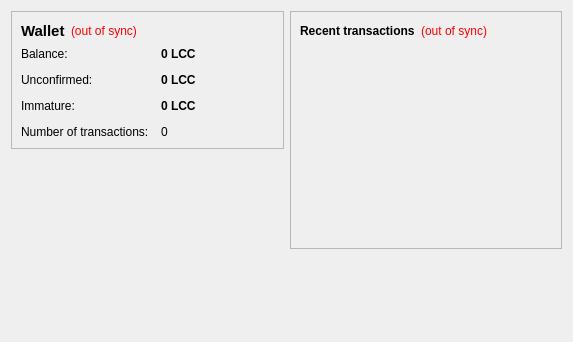
<?xml version="1.0" encoding="UTF-8"?>
<ui version="4.0">
 <class>OverviewPage</class>
 <widget class="QWidget" name="OverviewPage">
  <property name="geometry">
   <rect>
    <x>0</x>
    <y>0</y>
    <width>573</width>
    <height>342</height>
   </rect>
  </property>
  <property name="windowTitle">
   <string>Form</string>
  </property>
  <layout class="QHBoxLayout" name="horizontalLayout" stretch="1,1">
   <item>
    <layout class="QVBoxLayout" name="verticalLayout_2">
     <item>
      <widget class="QFrame" name="frame">
       <property name="frameShape">
        <enum>QFrame::StyledPanel</enum>
       </property>
       <property name="frameShadow">
        <enum>QFrame::Raised</enum>
       </property>
       <layout class="QVBoxLayout" name="verticalLayout_4">
        <item>
         <layout class="QHBoxLayout" name="horizontalLayout_4">
          <item>
           <widget class="QLabel" name="label_5">
            <property name="font">
             <font>
              <pointsize>11</pointsize>
              <weight>75</weight>
              <bold>true</bold>
             </font>
            </property>
            <property name="text">
             <string>Wallet</string>
            </property>
           </widget>
          </item>
          <item>
           <widget class="QLabel" name="labelWalletStatus">
            <property name="toolTip">
             <string>The displayed information may be out of date. Your wallet automatically synchronizes with the Lacecoin network after a connection is established, but this process has not completed yet.</string>
            </property>
            <property name="styleSheet">
             <string notr="true">QLabel { color: red; }</string>
            </property>
            <property name="text">
             <string notr="true">(out of sync)</string>
            </property>
            <property name="alignment">
             <set>Qt::AlignLeading|Qt::AlignLeft|Qt::AlignVCenter</set>
            </property>
           </widget>
          </item>
          <item>
           <spacer name="horizontalSpacer_2">
            <property name="orientation">
             <enum>Qt::Horizontal</enum>
            </property>
            <property name="sizeHint" stdset="0">
             <size>
              <width>40</width>
              <height>20</height>
             </size>
            </property>
           </spacer>
          </item>
         </layout>
        </item>
        <item>
         <layout class="QFormLayout" name="formLayout_2">
          <property name="fieldGrowthPolicy">
           <enum>QFormLayout::AllNonFixedFieldsGrow</enum>
          </property>
          <property name="horizontalSpacing">
           <number>12</number>
          </property>
          <property name="verticalSpacing">
           <number>12</number>
          </property>
          <item row="0" column="0">
           <widget class="QLabel" name="label">
            <property name="text">
             <string>Balance:</string>
            </property>
           </widget>
          </item>
          <item row="0" column="1">
           <widget class="QLabel" name="labelBalance">
            <property name="font">
             <font>
              <weight>75</weight>
              <bold>true</bold>
             </font>
            </property>
            <property name="cursor">
             <cursorShape>IBeamCursor</cursorShape>
            </property>
            <property name="toolTip">
             <string>Your current balance</string>
            </property>
            <property name="text">
             <string notr="true">0 LCC</string>
            </property>
            <property name="textInteractionFlags">
             <set>Qt::LinksAccessibleByMouse|Qt::TextSelectableByKeyboard|Qt::TextSelectableByMouse</set>
            </property>
           </widget>
          </item>
          <item row="1" column="0">
           <widget class="QLabel" name="label_3">
            <property name="text">
             <string>Unconfirmed:</string>
            </property>
           </widget>
          </item>
          <item row="1" column="1">
           <widget class="QLabel" name="labelUnconfirmed">
            <property name="font">
             <font>
              <weight>75</weight>
              <bold>true</bold>
             </font>
            </property>
            <property name="cursor">
             <cursorShape>IBeamCursor</cursorShape>
            </property>
            <property name="toolTip">
             <string>Total of transactions that have yet to be confirmed, and do not yet count toward the current balance</string>
            </property>
            <property name="text">
             <string notr="true">0 LCC</string>
            </property>
            <property name="textInteractionFlags">
             <set>Qt::LinksAccessibleByMouse|Qt::TextSelectableByKeyboard|Qt::TextSelectableByMouse</set>
            </property>
           </widget>
          </item>
          <item row="3" column="0">
           <widget class="QLabel" name="label_2">
            <property name="text">
             <string>Number of transactions:</string>
            </property>
           </widget>
          </item>
          <item row="3" column="1">
           <widget class="QLabel" name="labelNumTransactions">
            <property name="toolTip">
             <string>Total number of transactions in wallet</string>
            </property>
            <property name="text">
             <string notr="true">0</string>
            </property>
           </widget>
          </item>
          <item row="2" column="0">
           <widget class="QLabel" name="labelImmatureText">
            <property name="text">
             <string>Immature:</string>
            </property>
           </widget>
          </item>
          <item row="2" column="1">
           <widget class="QLabel" name="labelImmature">
            <property name="font">
             <font>
              <weight>75</weight>
              <bold>true</bold>
             </font>
            </property>
            <property name="toolTip">
             <string>Mined balance that has not yet matured</string>
            </property>
            <property name="text">
             <string notr="true">0 LCC</string>
            </property>
            <property name="textInteractionFlags">
             <set>Qt::LinksAccessibleByMouse|Qt::TextSelectableByKeyboard|Qt::TextSelectableByMouse</set>
            </property>
           </widget>
          </item>
         </layout>
        </item>
       </layout>
      </widget>
     </item>
     <item>
      <spacer name="verticalSpacer">
       <property name="orientation">
        <enum>Qt::Vertical</enum>
       </property>
       <property name="sizeHint" stdset="0">
        <size>
         <width>20</width>
         <height>40</height>
        </size>
       </property>
      </spacer>
     </item>
    </layout>
   </item>
   <item>
    <layout class="QVBoxLayout" name="verticalLayout_3">
     <item>
      <widget class="QFrame" name="frame_2">
       <property name="frameShape">
        <enum>QFrame::StyledPanel</enum>
       </property>
       <property name="frameShadow">
        <enum>QFrame::Raised</enum>
       </property>
       <layout class="QVBoxLayout" name="verticalLayout">
        <item>
         <layout class="QHBoxLayout" name="horizontalLayout_2">
          <item>
           <widget class="QLabel" name="label_4">
            <property name="text">
             <string>&lt;b&gt;Recent transactions&lt;/b&gt;</string>
            </property>
           </widget>
          </item>
          <item>
           <widget class="QLabel" name="labelTransactionsStatus">
            <property name="toolTip">
             <string>The displayed information may be out of date. Your wallet automatically synchronizes with the Lacecoin network after a connection is established, but this process has not completed yet.</string>
            </property>
            <property name="styleSheet">
             <string notr="true">QLabel { color: red; }</string>
            </property>
            <property name="text">
             <string notr="true">(out of sync)</string>
            </property>
            <property name="alignment">
             <set>Qt::AlignRight|Qt::AlignTrailing|Qt::AlignVCenter</set>
            </property>
           </widget>
          </item>
          <item>
           <spacer name="horizontalSpacer">
            <property name="orientation">
             <enum>Qt::Horizontal</enum>
            </property>
            <property name="sizeHint" stdset="0">
             <size>
              <width>40</width>
              <height>20</height>
             </size>
            </property>
           </spacer>
          </item>
         </layout>
        </item>
        <item>
         <widget class="QListView" name="listTransactions">
          <property name="styleSheet">
           <string notr="true">QListView { background: transparent; }</string>
          </property>
          <property name="frameShape">
           <enum>QFrame::NoFrame</enum>
          </property>
          <property name="verticalScrollBarPolicy">
           <enum>Qt::ScrollBarAlwaysOff</enum>
          </property>
          <property name="horizontalScrollBarPolicy">
           <enum>Qt::ScrollBarAlwaysOff</enum>
          </property>
          <property name="selectionMode">
           <enum>QAbstractItemView::NoSelection</enum>
          </property>
         </widget>
        </item>
       </layout>
      </widget>
     </item>
     <item>
      <spacer name="verticalSpacer_2">
       <property name="orientation">
        <enum>Qt::Vertical</enum>
       </property>
       <property name="sizeHint" stdset="0">
        <size>
         <width>20</width>
         <height>40</height>
        </size>
       </property>
      </spacer>
     </item>
    </layout>
   </item>
  </layout>
 </widget>
 <resources/>
 <connections/>
</ui>
